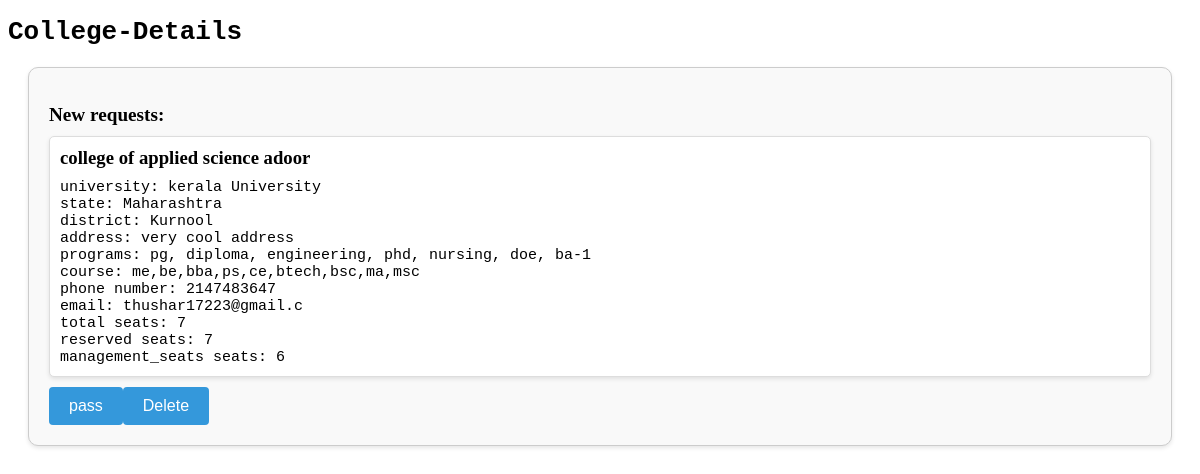
Screenshot of /requests.php with the database file from the repository.
### tables this page shows
CREATE TABLE IF NOT EXISTS `college_details` (
  `id` int NOT NULL AUTO_INCREMENT COMMENT 'unique id',
  `university` varchar(100) NOT NULL COMMENT 'name of the university',
  `institution` varchar(100) NOT NULL COMMENT 'name of the institution',
  `state` varchar(100) NOT NULL COMMENT 'name of the state',
  `district` varchar(100) NOT NULL COMMENT 'name of the district',
  `address` varchar(100) NOT NULL COMMENT 'address details',
  `programs` varchar(200) NOT NULL COMMENT 'number of programs',
  `course` varchar(100) NOT NULL COMMENT 'number of courses',
  `email` varchar(30) NOT NULL COMMENT 'contact info',
  `number` int(20) NOT NULL COMMENT 'phone number',
  `total_seats` int NOT NULL COMMENT 'total number of seats',
  `reserved_seats` int NOT NULL COMMENT 'number of reserved seats',
  `management_seats` int NOT NULL COMMENT 'number of reserved seats',
  `about` varchar(100) NOT NULL COMMENT 'something about the college',
  PRIMARY KEY (`id`)
);

### requests.php (the view, shortened to what this page needs)
<!DOCTYPE html>
<html lang="en">
<head>
</head>
<body>
    <h1 style="font-family: monospace;">College-Details</h1>
    <?php
    include('backend-php/connect.php');
    $sql = "SELECT * FROM college_details";
    $result = $conn->query($sql);
    if ($result->num_rows > 0) {
        echo '<div class="result-box">';
        echo '<h2 class="result-heading">New requests:</h2>';
        while ($row = $result->fetch_assoc()) {
            echo '<div class="feedback-card">';
            echo '<h3>' . $row["institution"] . '</h3>';
            echo '<p style="font-size: 15px";> university: ' . $row["university"] . '</p>';
            echo '<p style="font-size: 15px";> state: ' . $row["state"] . '</p>';
            echo '<p style="font-size: 15px";> district: ' . $row["district"] . '</p>';
            echo '<p style="font-size: 15px";> address: ' . $row["address"] . '</p>';
            echo '<p style="font-size: 15px";> programs: ' . $row["programs"] . '</p>';
            echo '<p style="font-size: 15px";> course: ' . $row["course"] . '</p>';
            echo '<p style="font-size: 15px";> phone number: ' . $row["number"] . '</p>';
            echo '<p style="font-size: 15px";> email: ' . $row["email"] . '</p>';
            echo '<p style="font-size: 15px";> total seats: ' . $row["total_seats"] . '</p>';
            echo '<p style="font-size: 15px";> reserved seats: ' . $row["reserved_seats"] . '</p>';
            echo '<p style="font-size: 15px";> management_seats seats: ' . $row["management_seats"] . '</p>';
            echo '</div>';
            echo '<form action="requests.php" method="post">';
            echo '<input type="submit" value="pass" name="pass" class="random-button">';
            echo '<input type="submit" value="Delete" name="delete_row" class="random-button">';
            echo '</form>';
            echo '</div>';
        }
    }
?>
</body>
</html>

### requests.php (style rules this page uses)
.random-button { display: inline-block; padding: 10px 20px; font-size: 16px; background-color: #3498db; color: #fff; border: none; border-radius: 4px; cursor: pointer; transition: background-color 0.3s ease; }
.feedback-card { background-color: #fff; border-radius: 5px; padding: 15px; margin-bottom: 15px; box-shadow: 0 2px 4px rgba(0, 0, 0, 0.1); }
.feedback-card h3 { margin-top: 0; margin-bottom: 10px; }
.feedback-card p { margin: 0; font-family: monospace; font-size: 15px; }
.result-box { border: 1px solid #ccc; padding: 20px; margin: 20px; background-color: #f9f9f9; border-radius: 10px; box-shadow: 0px 2px 4px rgba(0, 0, 0, 0.1); }
.result-heading { font-size: 1.2rem; margin-bottom: 10px; }
.feedback-card { border: 1px solid #ddd; padding: 10px; margin: 10px 0; background-color: #fff; border-radius: 5px; }

### rows the page displays
college_details: institution "college of applied science adoor", university "kerala University", state "Maharashtra", district "Kurnool", address "very cool address", programs "pg, diploma, engineering, phd, nursing, doe, ba-1", course "me,be,bba,ps,ce,btech,bsc,ma,msc", number "2147483647", email "thushar17223@gmail.c", total_seats "7", reserved_seats "7", management_seats "6"
